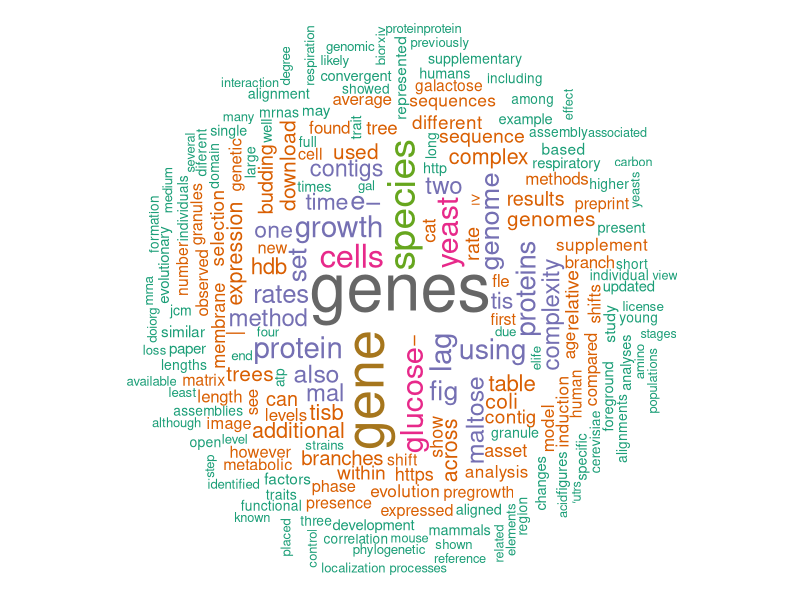
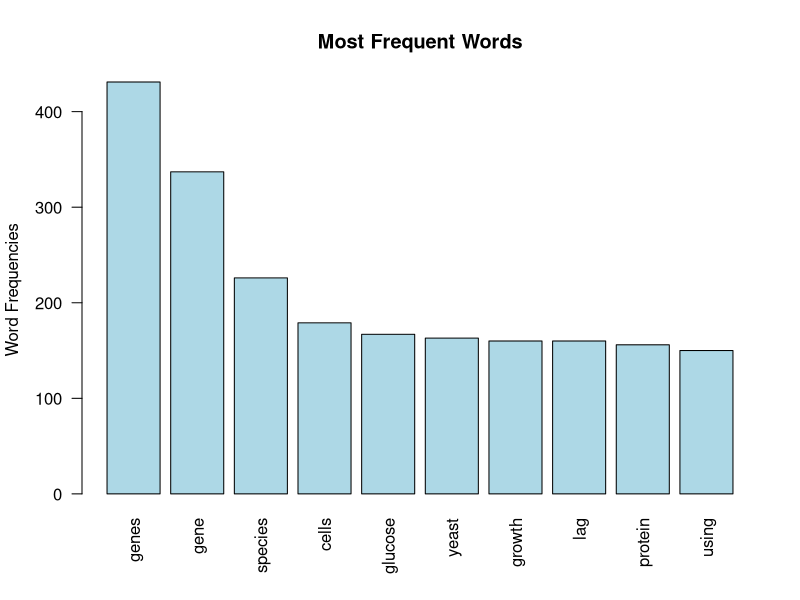

The R source for these figures, in order:
##### TEXT_MINING
##### Text mining from interesting papers to generate a word cloud
##### Author  : Saurin Parikh (dr.saurin.parikh@gmail.com)
##### Date    : 21/11/2018

##### INITIALIZE
# Install
#install.packages("tm")  # for text mining
#install.packages("SnowballC") # for text stemming
#install.packages("wordcloud") # word-cloud generator 
#install.packages("RColorBrewer") # color palettes
# Load
library("tm")
library("SnowballC")
library("wordcloud")
library("RColorBrewer")

##### LOAD DATA
text <- readLines('data/text.txt')
# Load the data as a corpus
docs <- Corpus(VectorSource(text))
inspect(docs)

##### TEXT TRANSFORMATION
toSpace <- content_transformer(function (x , pattern ) gsub(pattern, " ", x))
docs <- tm_map(docs, toSpace, "/")
docs <- tm_map(docs, toSpace, "@")
docs <- tm_map(docs, toSpace, "\\|")

##### TEXT CLEANUP
# Convert the text to lower case
docs <- tm_map(docs, content_transformer(tolower))
# Remove numbers
docs <- tm_map(docs, removeNumbers)
# Remove english common stopwords
docs <- tm_map(docs, removeWords, stopwords("english"))
docs <- tm_map(docs, removeWords, c("figure", "data")) 
# Remove punctuations
docs <- tm_map(docs, removePunctuation)
# Eliminate extra white spaces
docs <- tm_map(docs, stripWhitespace)
# Text stemming
# docs <- tm_map(docs, stemDocument)

##### GENERATE TERM-DOCUMENT MATRIX
dtm <- TermDocumentMatrix(docs)
m <- as.matrix(dtm)
v <- sort(rowSums(m),decreasing=TRUE)
d <- data.frame(word = names(v),freq=v)
head(d, 10)

##### WORD CLOUD
set.seed(1234)
wordcloud(words = d$word, freq = d$freq, min.freq = 1,
          max.words=200, random.order=FALSE, rot.per=0.35, 
          colors=brewer.pal(8, "Dark2"))


##### MORE
findAssocs(dtm, terms = "genes", corlimit = 0.3)

barplot(d[1:10,]$freq, las = 2, names.arg = d[1:10,]$word,
        col ="lightblue", main ="Most Frequent Words",
        ylab = "Word Frequencies")
